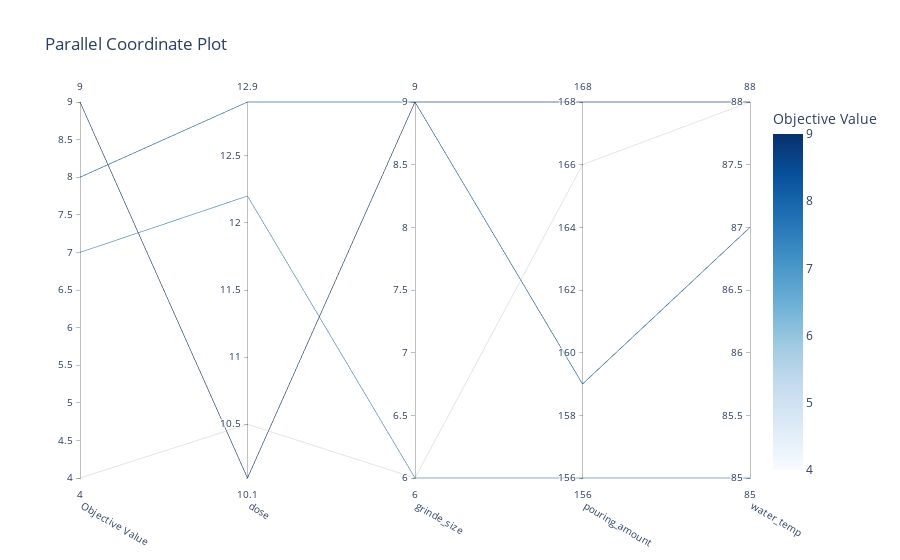

Notebook code cell kept with this figure:
### Code cell
fig = op.visualization.plot_parallel_coordinate(study)
fig.show()

### Figure 1 — Plotly figure (JSON) as saved in the notebook; plotly's stock layout.template omitted (floating-point values rounded to 4 significant figures)
{"data": [{"dimensions": [{"label": "Objective Value", "range": [4, 9], "values": [4, 7, 8, 9]}, {"label": "dose", "range": [10.1, 12.9], "values": [10.5, 12.2, 12.9, 10.1]}, {"label": "grinde_size", "range": [6, 9], "values": [6, 6, 9, 9]}, {"label": "pouring_amount", "range": [156, 168], "values": [166, 156, 159, 168]}, {"label": "water_temp", "range": [85, 88], "values": [88, 85, 87, 88]}], "labelangle": 30, "labelside": "bottom", "line": {"color": [4, 7, 8, 9], "colorbar": {"title": {"text": "Objective Value"}}, "colorscale": [[0, "rgb(247,251,255)"], [0.125, "rgb(222,235,247)"], [0.25, "rgb(198,219,239)"], [0.375, "rgb(158,202,225)"], [0.5, "rgb(107,174,214)"], [0.625, "rgb(66,146,198)"], [0.75, "rgb(33,113,181)"], [0.875, "rgb(8,81,156)"], [1, "rgb(8,48,107)"]], "reversescale": false, "showscale": true}, "type": "parcoords"}], "layout": {"title": {"text": "Parallel Coordinate Plot"}}}
